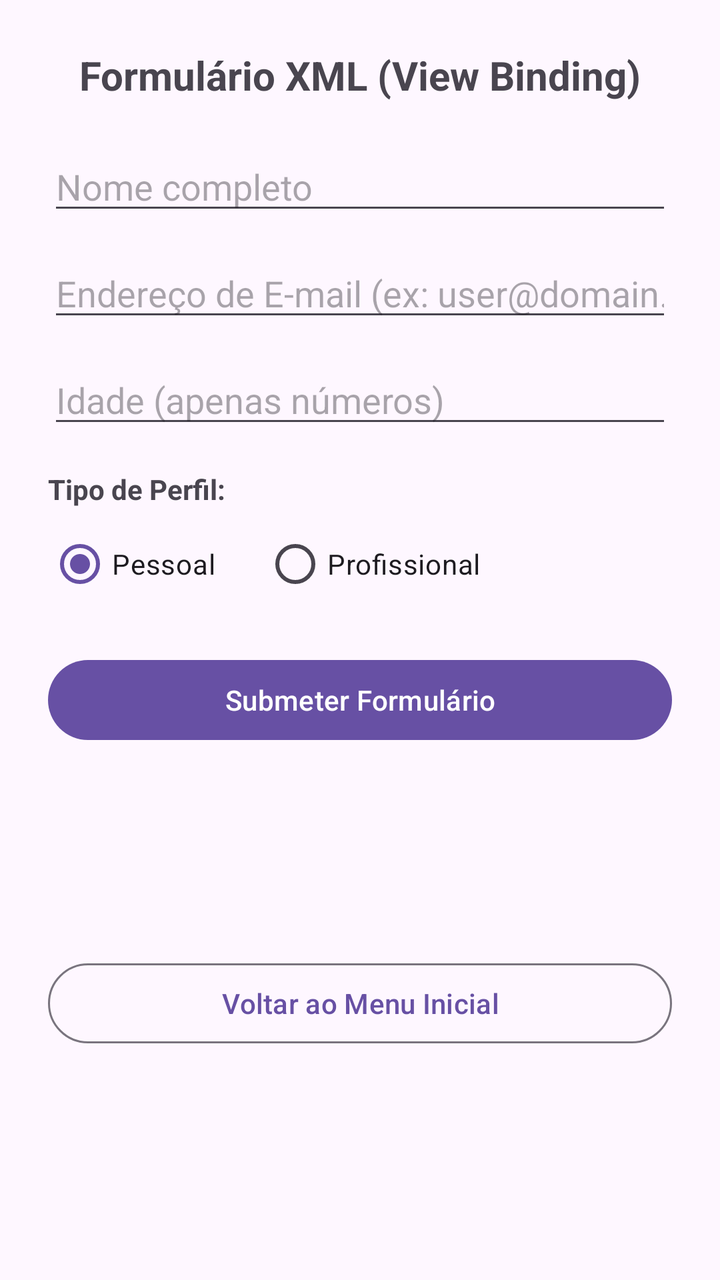
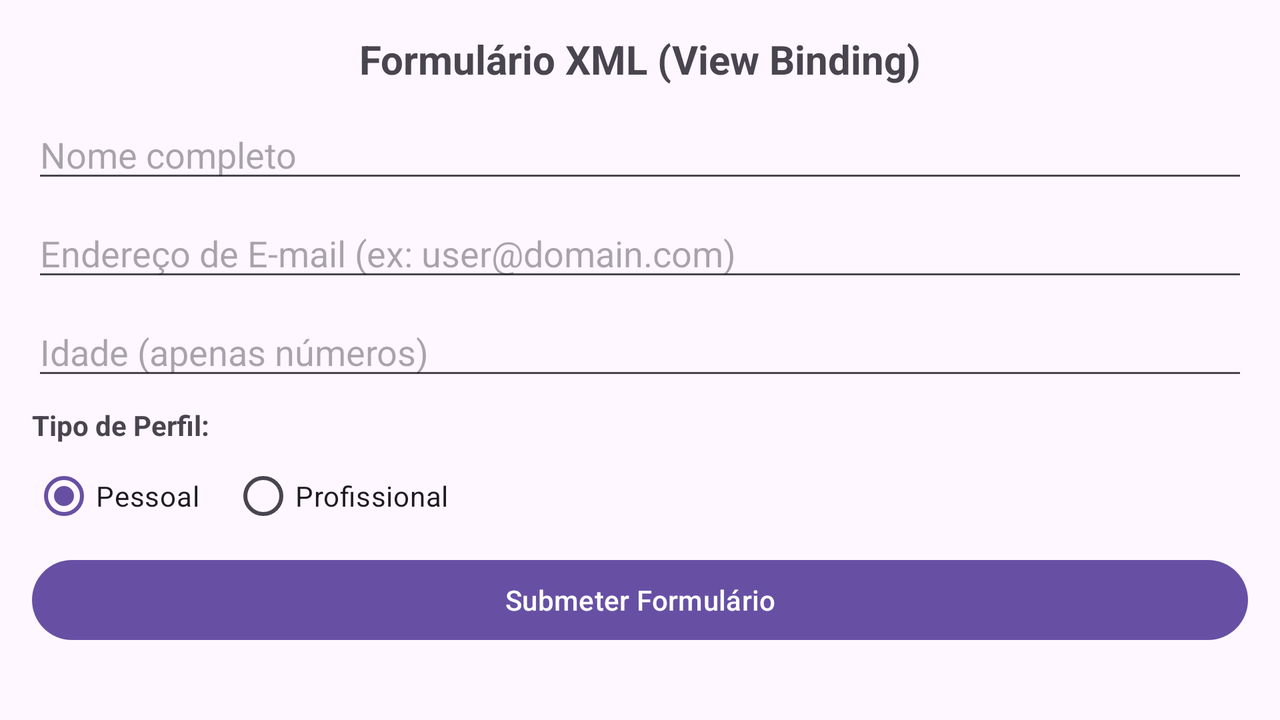

First picture: res/layout/ on a phone held upright. Second picture: the repository's own variant of that layout, on a device whose configuration matches the variant's folder. Source for both follows.
<!-- AndroidManifest.xml: application theme Theme.ApresentacaoPDM -->
<!-- res/layout/activity_xml_form.xml -->
<?xml version="1.0" encoding="utf-8"?>
<androidx.constraintlayout.widget.ConstraintLayout
    xmlns:android="http://schemas.android.com/apk/res/android"
    xmlns:app="http://schemas.android.com/apk/res-auto"
    xmlns:tools="http://schemas.android.com/tools"
    android:layout_width="match_parent"
    android:layout_height="match_parent"
    android:padding="24dp">

    
    <TextView
        android:id="@+id/tvTitle"
        android:layout_width="wrap_content"
        android:layout_height="wrap_content"
        android:text="Formulário XML (View Binding)"
        android:textSize="20sp"
        android:textStyle="bold"
        app:layout_constraintTop_toTopOf="parent"
        app:layout_constraintStart_toStartOf="parent"
        app:layout_constraintEnd_toEndOf="parent"/>

    
    <EditText
        android:id="@+id/etName"
        android:layout_width="0dp"
        android:layout_height="wrap_content"
        android:hint="Nome completo"
        android:inputType="textPersonName"
        android:layout_marginTop="20dp"
        app:layout_constraintTop_toBottomOf="@id/tvTitle"
        app:layout_constraintStart_toStartOf="parent"
        app:layout_constraintEnd_toEndOf="parent"/>

    
    <EditText
        android:id="@+id/etEmail"
        android:layout_width="0dp"
        android:layout_height="wrap_content"
        android:hint="Endereço de E-mail (ex: user@domain.com)"
        android:inputType="textEmailAddress"
        android:layout_marginTop="12dp"
        app:layout_constraintTop_toBottomOf="@id/etName"
        app:layout_constraintStart_toStartOf="parent"
        app:layout_constraintEnd_toEndOf="parent"/>

    
    <EditText
        android:id="@+id/etAge"
        android:layout_width="0dp"
        android:layout_height="wrap_content"
        android:hint="Idade (apenas números)"
        android:inputType="number"
        android:layout_marginTop="12dp"
        app:layout_constraintTop_toBottomOf="@id/etEmail"
        app:layout_constraintStart_toStartOf="parent"
        app:layout_constraintEnd_toEndOf="parent"/>

    
    <TextView
        android:id="@+id/tvProfileLabel"
        android:layout_width="wrap_content"
        android:layout_height="wrap_content"
        android:text="Tipo de Perfil:"
        android:textSize="14sp"
        android:textStyle="bold"
        android:layout_marginTop="16dp"
        app:layout_constraintTop_toBottomOf="@id/etAge"
        app:layout_constraintStart_toStartOf="parent"/>

    <RadioGroup
        android:id="@+id/rgAccountType"
        android:layout_width="0dp"
        android:layout_height="wrap_content"
        android:orientation="horizontal"
        android:layout_marginTop="4dp"
        app:layout_constraintTop_toBottomOf="@id/tvProfileLabel"
        app:layout_constraintStart_toStartOf="parent"
        app:layout_constraintEnd_toEndOf="parent">

        <RadioButton
            android:id="@+id/rbPersonal"
            android:layout_width="wrap_content"
            android:layout_height="wrap_content"
            android:text="Pessoal"
            android:checked="true"/>

        <RadioButton
            android:id="@+id/rbPro"
            android:layout_width="wrap_content"
            android:layout_height="wrap_content"
            android:text="Profissional"
            android:layout_marginStart="24dp"/>
    </RadioGroup>

    
    <Button
        android:id="@+id/btnSubmit"
        android:layout_width="0dp"
        android:layout_height="wrap_content"
        android:text="Submeter Formulário"
        android:layout_marginTop="20dp"
        app:layout_constraintTop_toBottomOf="@id/rgAccountType"
        app:layout_constraintStart_toStartOf="parent"
        app:layout_constraintEnd_toEndOf="parent"/>

    
    <TextView
        android:id="@+id/tvResult"
        android:layout_width="0dp"
        android:layout_height="wrap_content"
        android:layout_marginTop="16dp"
        android:textSize="15sp"
        app:layout_constraintTop_toBottomOf="@id/btnSubmit"
        app:layout_constraintStart_toStartOf="parent"
        app:layout_constraintEnd_toEndOf="parent"/>

    
    <Button
        android:id="@+id/btnBack"
        style="?attr/materialButtonOutlinedStyle"
        android:layout_width="0dp"
        android:layout_height="wrap_content"
        android:layout_marginBottom="16dp"
        android:text="Voltar ao Menu Inicial"
        app:layout_constraintBottom_toBottomOf="parent"
        app:layout_constraintEnd_toEndOf="parent"
        app:layout_constraintHorizontal_bias="0.0"
        app:layout_constraintStart_toStartOf="parent"
        app:layout_constraintTop_toTopOf="parent"
        app:layout_constraintVertical_bias="0.859" />

</androidx.constraintlayout.widget.ConstraintLayout>
<!-- resources referenced by this layout -->
<resources>
  <style name="Theme.ApresentacaoPDM" parent="Base.Theme.ApresentacaoPDM" />
  <style name="Base.Theme.ApresentacaoPDM" parent="Theme.Material3.DayNight.NoActionBar">
          
          
      </style>
</resources>
<!-- res/layout-land/activity_xml_form.xml (the repository's variant of the layout above) -->
<!-- drawn on the phone turned sideways -->
<?xml version="1.0" encoding="utf-8"?>
<androidx.constraintlayout.widget.ConstraintLayout
    xmlns:android="http://schemas.android.com/apk/res/android"
    xmlns:app="http://schemas.android.com/apk/res-auto"
    android:layout_width="match_parent"
    android:layout_height="match_parent"
    android:padding="16dp">

    
    <TextView
        android:id="@+id/tvTitle"
        android:layout_width="wrap_content"
        android:layout_height="wrap_content"
        android:text="Formulário XML (View Binding)"
        android:textSize="20sp"
        android:textStyle="bold"
        app:layout_constraintTop_toTopOf="parent"
        app:layout_constraintStart_toStartOf="parent"
        app:layout_constraintEnd_toEndOf="parent" />

    
    <EditText
        android:id="@+id/etName"
        android:layout_width="0dp"
        android:layout_height="wrap_content"
        android:hint="Nome completo"
        android:inputType="textPersonName"
        android:layout_marginTop="12dp"
        app:layout_constraintTop_toBottomOf="@id/tvTitle"
        app:layout_constraintStart_toStartOf="parent"
        app:layout_constraintEnd_toEndOf="parent" />

    
    <EditText
        android:id="@+id/etEmail"
        android:layout_width="0dp"
        android:layout_height="wrap_content"
        android:hint="Endereço de E-mail (ex: user@domain.com)"
        android:inputType="textEmailAddress"
        android:layout_marginTop="8dp"
        app:layout_constraintTop_toBottomOf="@id/etName"
        app:layout_constraintStart_toStartOf="parent"
        app:layout_constraintEnd_toEndOf="parent" />

    
    <EditText
        android:id="@+id/etAge"
        android:layout_width="0dp"
        android:layout_height="wrap_content"
        android:hint="Idade (apenas números)"
        android:inputType="number"
        android:layout_marginTop="8dp"
        app:layout_constraintTop_toBottomOf="@id/etEmail"
        app:layout_constraintStart_toStartOf="parent"
        app:layout_constraintEnd_toEndOf="parent" />

    
    <TextView
        android:id="@+id/tvProfileLabel"
        android:layout_width="wrap_content"
        android:layout_height="wrap_content"
        android:text="Tipo de Perfil:"
        android:textSize="14sp"
        android:textStyle="bold"
        android:layout_marginTop="8dp"
        app:layout_constraintTop_toBottomOf="@id/etAge"
        app:layout_constraintStart_toStartOf="parent" />

    
    <RadioGroup
        android:id="@+id/rgAccountType"
        android:layout_width="0dp"
        android:layout_height="wrap_content"
        android:orientation="horizontal"
        android:layout_marginTop="2dp"
        app:layout_constraintTop_toBottomOf="@id/tvProfileLabel"
        app:layout_constraintStart_toStartOf="parent"
        app:layout_constraintEnd_toEndOf="parent">

        <RadioButton
            android:id="@+id/rbPersonal"
            android:layout_width="wrap_content"
            android:layout_height="wrap_content"
            android:text="Pessoal"
            android:checked="true" />

        <RadioButton
            android:id="@+id/rbPro"
            android:layout_width="wrap_content"
            android:layout_height="wrap_content"
            android:text="Profissional"
            android:layout_marginStart="16dp" />

    </RadioGroup>

    
    <Button
        android:id="@+id/btnSubmit"
        android:layout_width="0dp"
        android:layout_height="wrap_content"
        android:layout_marginTop="4dp"
        android:text="Submeter Formulário"
        app:layout_constraintEnd_toEndOf="parent"
        app:layout_constraintStart_toStartOf="parent"
        app:layout_constraintTop_toBottomOf="@id/rgAccountType" />

    
    <TextView
        android:id="@+id/tvResult"
        android:layout_width="0dp"
        android:layout_height="wrap_content"
        android:layout_marginTop="4dp"
        android:textSize="14sp"
        app:layout_constraintTop_toBottomOf="@id/btnSubmit"
        app:layout_constraintStart_toStartOf="parent"
        app:layout_constraintEnd_toEndOf="parent" />

    
    <Button
        android:id="@+id/btnBack"
        style="?attr/materialButtonOutlinedStyle"
        android:layout_width="0dp"
        android:layout_height="wrap_content"
        android:text="Voltar ao Menu Inicial"
        app:layout_constraintEnd_toEndOf="parent"
        app:layout_constraintStart_toStartOf="parent"
        app:layout_constraintTop_toBottomOf="@id/tvResult" />

</androidx.constraintlayout.widget.ConstraintLayout>
